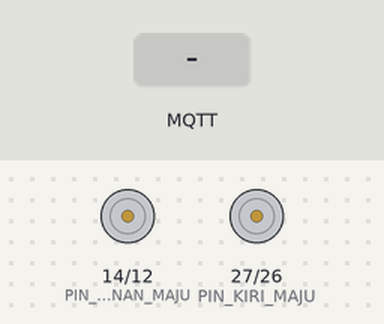
Bench run of a program on a simulated ESP32. Parts: motor-driver pin pairs drawn as motors (green arrow = first pin HIGH = forward, orange = second pin HIGH = backward, longer = more drive). The test bench sets the inputs (shaded band). WiFi joins after 1.5 s; servers stay silent unless stated; random numbers use the default seed unless the program sets one; no MQTT or app messages arrive unless stated; what the program prints to the serial monitor is not drawn.

Above: at 2.7 s.
2.8 s: MQTT message "UP" arrives on the first subscribed topic
At 3.8 s:
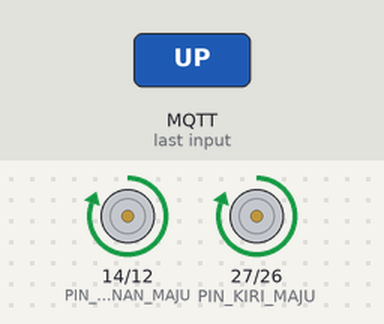
4.3 s: MQTT message "DOWN" arrives on the first subscribed topic
At 5.0 s:
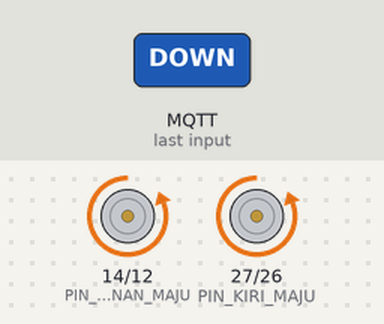
5.8 s: MQTT message "LEFT" arrives on the first subscribed topic
At 6.1 s:
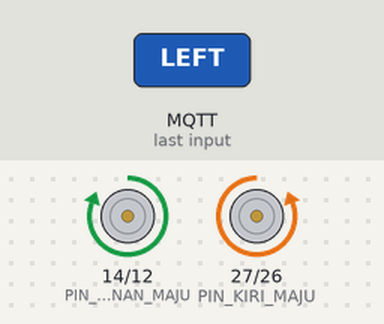
7.3 s: MQTT message "RIGHT" arrives on the first subscribed topic
At 8.5 s:
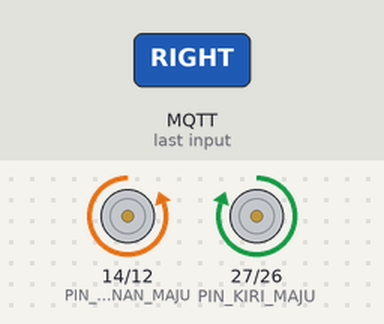
8.8 s: MQTT message "STOP" arrives on the first subscribed topic
At 9.6 s:
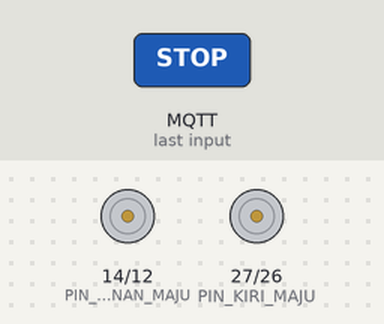
Timing chart, 0 to 11.3 s (numbered marks = the images above; inputs shaded):
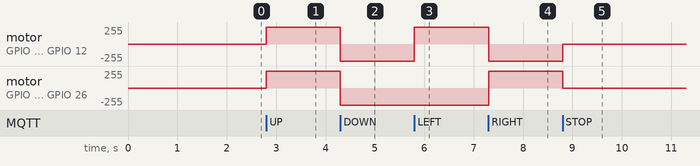

Measured:
- after the input at 2.8 s, motor on GPIO 14 (PIN_KANAN_MAJU) / GPIO 12 (PIN_KANAN_MUNDUR), motor on GPIO 27 (PIN_KIRI_MAJU) / GPIO 26 (PIN_KIRI_MUNDUR): stopped → forward 255/255 at once
- after the input at 4.3 s, motor on GPIO 14 (PIN_KANAN_MAJU) / GPIO 12 (PIN_KANAN_MUNDUR), motor on GPIO 27 (PIN_KIRI_MAJU) / GPIO 26 (PIN_KIRI_MUNDUR): forward 255/255 → backward 255/255 at once
- after the input at 5.8 s, motor on GPIO 14 (PIN_KANAN_MAJU) / GPIO 12 (PIN_KANAN_MUNDUR): backward 255/255 → forward 255/255 at once
- after the input at 7.3 s, motor on GPIO 14 (PIN_KANAN_MAJU) / GPIO 12 (PIN_KANAN_MUNDUR): forward 255/255 → backward 255/255 at once; motor on GPIO 27 (PIN_KIRI_MAJU) / GPIO 26 (PIN_KIRI_MUNDUR): backward 255/255 → forward 255/255 at once
- after the input at 8.8 s, motor on GPIO 14 (PIN_KANAN_MAJU) / GPIO 12 (PIN_KANAN_MUNDUR): backward 255/255 → stopped at once; motor on GPIO 27 (PIN_KIRI_MAJU) / GPIO 26 (PIN_KIRI_MUNDUR): forward 255/255 → stopped at once

The program:

main.cpp
```cpp
#include <Arduino.h>
#include <WiFi.h>
#include <PubSubClient.h>
#include <WebServer.h>

// ===========================
// KONFIGURASI WIFI & MQTT
// ===========================
const char* ssid = "[VR]";
const char* password = "Taitai12";
const char* mqtt_server = "broker.hivemq.com";
// Topik MQTT (gunakan yang unik)
const char* topic_move = "myrc/antonproject/move";

WiFiClient espClient;
PubSubClient mqttClient(espClient);
WebServer server(80);

// ===========================
// DEFINISI 4 PIN KONTROL (Original ESP32 ke L298N)
// ===========================
#define PIN_KIRI_MUNDUR 26  // GPIO 26
#define PIN_KIRI_MAJU   27  // GPIO 27
#define PIN_KANAN_MAJU  14  // GPIO 14
#define PIN_KANAN_MUNDUR 12 // GPIO 12

// --- Halaman Web HTML + JS untuk Kontrol WASD ---
const char htmlHomePage[] PROGMEM = R"=====(
<!DOCTYPE html>
<html>
<head>
  <meta name="viewport" content="width=device-width, initial-scale=1.0">
  <title>RC Car mDNS Hub</title>
  <style>
    body { font-family: Arial; text-align: center; margin:0; background-color: #222; color: white; overflow: hidden;}
    #videoContainer { width: 100%; height: 100vh; display: flex; justify-content: center; align-items: center; }
    #videoStream { max-width: 100%; max-height: 100%; object-fit: contain; }
    .overlay-info { position: absolute; top: 10px; left: 10px; background: rgba(0,0,0,0.5); padding: 10px; border-radius: 5px; text-align: left;}
    .controls-hint { position: absolute; bottom: 20px; width: 100%; text-align: center; font-weight: bold; text-shadow: 1px 1px 2px black;}
  </style>
</head>
<body>
  <div id="videoContainer">
    <img id="videoStream" src="http://camcar.local/stream" alt="Menunggu koneksi kamera (camcar.local)...">
  </div>
  <div class="overlay-info">
    <b>Status MQTT:</b> <span id="mqttStatus" style="color:red">Connecting...</span><br>
    <b>Last Cmd:</b> <span id="lastCmd">-</span>
  </div>
  <div class="controls-hint">Gunakan Keyboard: W A S D atau Panah Arah</div>

  <script src="https://cdnjs.cloudflare.com/ajax/libs/mqtt/4.3.7/mqtt.min.js"></script>
  <script>
    const statusSpan = document.getElementById('mqttStatus');
    const cmdSpan = document.getElementById('lastCmd');
    let activeKey = null;

    // Koneksi ke Broker Public HiveMQ via WebSocket
    const client = mqtt.connect('ws://broker.hivemq.com:8000/mqtt');

    client.on('connect', function () {
      statusSpan.innerHTML = "Connected";
      statusSpan.style.color = "lime";
      console.log('Browser connected to MQTT Broker');
    });

    client.on('error', function (err) {
      statusSpan.innerHTML = "Error";
      statusSpan.style.color = "red";
      console.error('MQTT Error:', err);
    });

    function pub(command) {
      if(client.connected) {
          client.publish('myrc/antonproject/move', command);
          cmdSpan.innerHTML = command;
      }
    }

    // Logika Keyboard WASD
    document.addEventListener('keydown', (e) => {
        if (activeKey) return;
        const key = e.key.toLowerCase();
        if (key === 'w' || key === 'arrowup') { pub('UP'); activeKey = key; }
        else if (key === 's' || key === 'arrowdown') { pub('DOWN'); activeKey = key; }
        else if (key === 'a' || key === 'arrowleft') { pub('LEFT'); activeKey = key; }
        else if (key === 'd' || key === 'arrowright') { pub('RIGHT'); activeKey = key; }
    });

    document.addEventListener('keyup', (e) => {
        const key = e.key.toLowerCase();
        if (key === activeKey) { pub('STOP'); activeKey = null; }
    });
  </script>
</body>
</html>
)=====";

// --- Deklarasi Fungsi ---
void setup_wifi();
void mqtt_callback(char* topic, byte* payload, unsigned int length);
void mqtt_reconnect();
void setMotorState(int kiriMaju, int kiriMundur, int kananMaju, int kananMundur);
void moveCar(String command);
void handleRoot();

void setup() {
  Serial.begin(115200);

  // Setup 4 Pin Kontrol sebagai OUTPUT
  pinMode(PIN_KIRI_MAJU, OUTPUT);
  pinMode(PIN_KIRI_MUNDUR, OUTPUT);
  pinMode(PIN_KANAN_MAJU, OUTPUT);
  pinMode(PIN_KANAN_MUNDUR, OUTPUT);

  setMotorState(LOW, LOW, LOW, LOW);

  setup_wifi();

  mqttClient.setServer(mqtt_server, 1883);
  mqttClient.setCallback(mqtt_callback);

  server.on("/", handleRoot);
  server.begin();
  Serial.println("HTTP server hub started");
}

void loop() {
  server.handleClient();
  if (!mqttClient.connected()) { mqtt_reconnect(); }
  mqttClient.loop();
}

// --- Implementasi Fungsi ---

void handleRoot() {
  server.send(200, "text/html", htmlHomePage);
}

void setup_wifi() {
  delay(10);
  Serial.print("Connecting to WiFi...");
  WiFi.begin(ssid, password);
  while (WiFi.status() != WL_CONNECTED) { delay(500); Serial.print("."); }
  Serial.println("\nWiFi connected");
  Serial.println("--------------------------------------------------");
  Serial.print("HUB READY. BUKA IP INI DI BROWSER LAPTOP: http://");
  Serial.println(WiFi.localIP());
  Serial.println("--------------------------------------------------");
}

void mqtt_callback(char* topic, byte* payload, unsigned int length) {
  String messageStr = "";
  for (int i = 0; i < length; i++) { messageStr += (char)payload[i]; }
  String topicStr = String(topic);

  if (topicStr == topic_move) {
    moveCar(messageStr);
  }
}

void mqtt_reconnect() {
  if (!mqttClient.connected()) {
    String clientId = "ESP32Hub-" + String(random(0xffff), HEX);
    if (mqttClient.connect(clientId.c_str())) {
      Serial.println("MQTT Connected");
      mqttClient.subscribe(topic_move);
    } else {
      delay(2000);
    }
  }
}

// --- FUNGSI KONTROL MOTOR (LOGIKA 4 PIN) ---
void setMotorState(int kiriMaju, int kiriMundur, int kananMaju, int kananMundur) {
  digitalWrite(PIN_KIRI_MAJU, kiriMaju);
  digitalWrite(PIN_KIRI_MUNDUR, kiriMundur);
  digitalWrite(PIN_KANAN_MAJU, kananMaju);
  digitalWrite(PIN_KANAN_MUNDUR, kananMundur);
}

void moveCar(String command) {
  if (command == "UP") {
    setMotorState(HIGH, LOW, HIGH, LOW);
  } else if (command == "DOWN") {
    setMotorState(LOW, HIGH, LOW, HIGH);
  } else if (command == "LEFT") {
    setMotorState(LOW, HIGH, HIGH, LOW);
  } else if (command == "RIGHT") {
    setMotorState(HIGH, LOW, LOW, HIGH);
  } else if (command == "STOP") {
    setMotorState(LOW, LOW, LOW, LOW);
  }
}
```
